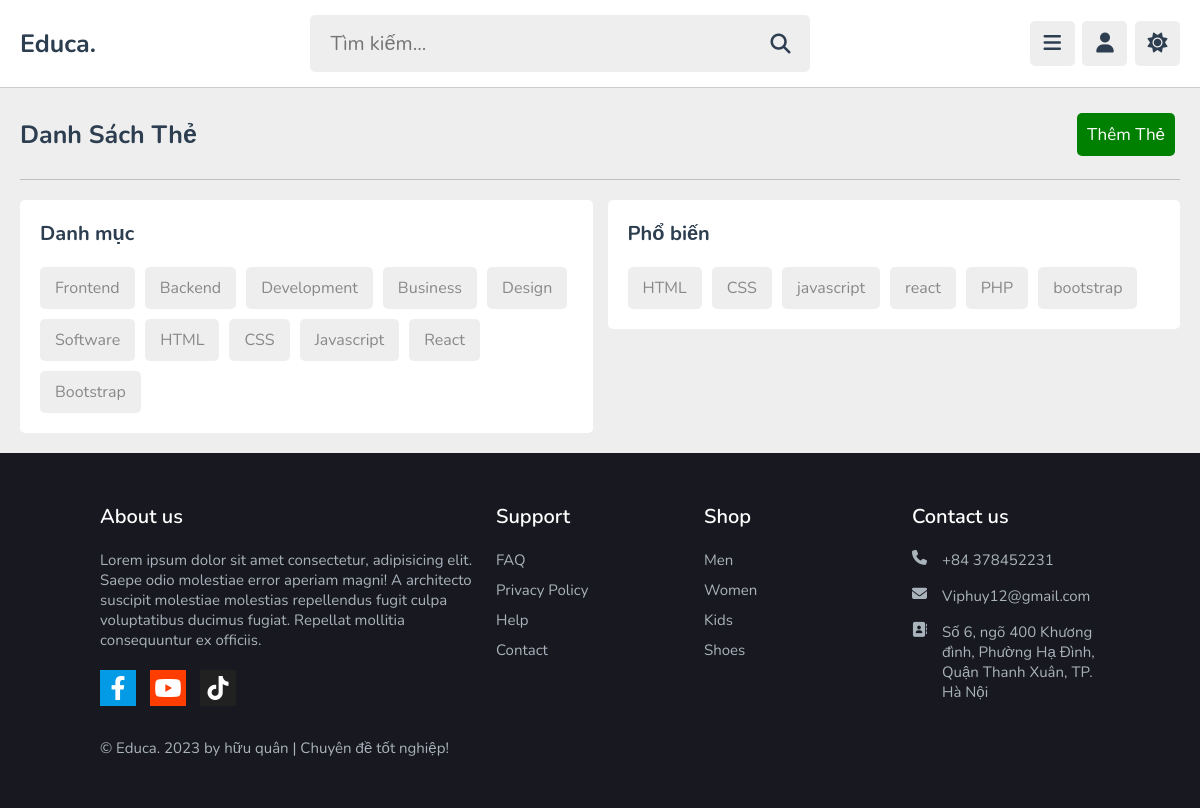
Page /cms/cms_dashboard.php?title=cms_tags (signed in) on the committed database.
### tables this page shows
CREATE TABLE `tb_tag` (
  `id_tag` int(11) NOT NULL,
  `ten_tag` varchar(255) NOT NULL
);

### cms/cmspages/cmsmain/cms_tag.php (the view, shortened to what this page needs)
<section class="quick-select">
<h1 class="heading" style="
   position: relative;
    display: flex;
    align-items: center;
    justify-content: space-between;">
    Danh sách thẻ
    <div class="flex-option" style="display: flex;" >
      <button class="btn btnaddtag" id="btnAddTag" style="width: auto; background: green;" >Thêm thẻ</button>
      </div>
   </h1>
   <div class="box-container">
      <div class="box">
      <?php
            $sqltags = "SELECT * FROM tb_tag";
            $querytags = mysqli_query($conn, $sqltags);
            if(mysqli_num_rows($querytags) > 0){
        ?>
         <h3 class="title">Danh mục</h3>
        <div class="flex">
            <?php
            while($rowtags = mysqli_fetch_array($querytags)){
            ?>
             <a href="cms_dashboard.php?title=cms_search_tag&tag=<?php echo $rowtags['ten_tag']; ?>"><span><?php echo $rowtags['ten_tag'] ?></span></a>
            <?php
            }
            ?>
        </div>
         <?php
         }
         ?>
      </div>
      <div class="box">
         <h3 class="title">Phổ biến</h3>
         <div class="flex">
            <a href="#"><span>HTML</span></a>
            <a href="#"><span>CSS</span></a>
            <a href="#"><span>javascript</span></a>
            <a href="#"><span>react</span></a>
            <a href="#"><span>PHP</span></a>
            <a href="#"><span>bootstrap</span></a>
         </div>
      </div>
   </div>
</section>

### cms/cms_css/style.css (style rules this page uses)
:root { --main-color:#8e44ad; --red:#e74c3c; --orange:#f39c12; --light-color:#888; --light-bg:#eee; --black:#2c3e50; --white:#fff; --border:.1rem solid rgba(0,0,0,.2); }
* { font-family: 'Nunito', sans-serif; margin:0; padding:0; box-sizing: border-box; outline: none; border:none; text-decoration: none; }
html { font-size: 62.5%; overflow-x: hidden; }
body { background-color: var(--light-bg); }
section { padding:2rem; margin: 0 auto; }
.heading { font-size: 2.5rem; color:var(--black); margin-bottom: 2.5rem; border-bottom: var(--border); padding-bottom: 1.5rem; text-transform: capitalize; }
.inline-btn, .inline-option-btn, .inline-delete-btn, .btn, .delete-btn, .option-btn { border-radius: .5rem; color:#fff; font-size: 1.8rem; cursor: pointer; text-transform: capitalize; padding:1rem 3rem; text-align: center; margin-top: 1rem; }
.btn, .delete-btn, .option-btn { display: block; width: 100%; }
.btn, .inline-btn { background-color: var(--main-color); }
.quick-select .box-container { display: grid; grid-template-columns: repeat(auto-fit, minmax(27.5rem, 1fr)); gap: 1.5rem; align-items: flex-start; justify-content: center; }
.quick-select .box-container .box { border-radius: .5rem; background-color: var(--white); padding: 2rem; }
.quick-select .box-container .box .title { font-size: 2rem; color: var(--black); }
.quick-select .box-container .box .flex { display: flex; flex-wrap: wrap; gap: 1rem; padding-top: 2rem; }
.quick-select .box-container .box .flex a { padding: 1rem 1.5rem; border-radius: .5rem; font-size: 1.6rem; background-color: var(--light-bg); }
.quick-select .box-container .box .flex a span { color: var(--light-color); }
.flex-option button { margin: 5px; }

### cms/cms_css/admin_style.css (style rules this page uses)
:root { --main-color:#8e44ad; --red:#e74c3c; --oragen:#f39c12; --white:#fff; --black:#2c3e50; --light-color:#888; --light-bg:#eee; --border:.1rem solid rgba(0,0,0,.2); --green: rgb(17, 177, 17); }
* { font-family: 'Nunito', sans-serif; margin: 0; padding: 0; box-sizing: border-box; outline: none; border: none; text-decoration: none; }
html { font-size: 62.5%; overflow-x: hidden; }
body { background-color: var(--light-bg); }
section { padding:2rem; margin: 0 auto; }
.btn, .option-btn, .delete-btn, .inline-btn, .inline-option-btn, .inline-delete-btn { border-radius: .5rem; padding: 1rem 1rem; font-size: 1.7rem; color: #fff; margin-top: 1rem; text-transform: capitalize; cursor: pointer; text-align: center; }
.btn, .option-btn, .delete-btn { display: block; width: 100%; }
.heading { padding-bottom: 1.8rem; border-bottom: var(--border); font-size: 2.5rem; color: var(--black); text-transform: capitalize; margin-bottom: 2rem; }
@media (max-width:1200px) { body { padding-left: 0; } }

### rows in the picture
tb_tag: ten_tag "Frontend"
tb_tag: ten_tag "Backend"
tb_tag: ten_tag "Development"
tb_tag: ten_tag "Business"
tb_tag: ten_tag "Design"
tb_tag: ten_tag "Software"
tb_tag: ten_tag "HTML"
tb_tag: ten_tag "CSS"
tb_tag: ten_tag "Javascript"
tb_tag: ten_tag "React"
tb_tag: ten_tag "Bootstrap"
